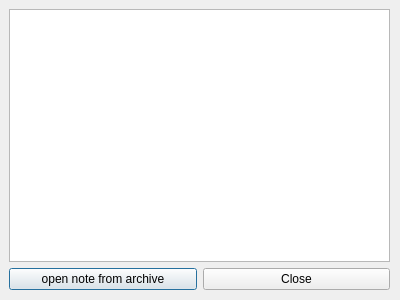
<?xml version="1.0" encoding="UTF-8"?>
<ui version="4.0">
 <class>ViweArchive</class>
 <widget class="QDialog" name="ViweArchive">
  <property name="geometry">
   <rect>
    <x>0</x>
    <y>0</y>
    <width>400</width>
    <height>300</height>
   </rect>
  </property>
  <property name="windowTitle">
   <string>Dialog</string>
  </property>
  <widget class="QWidget" name="">
   <property name="geometry">
    <rect>
     <x>9</x>
     <y>9</y>
     <width>381</width>
     <height>281</height>
    </rect>
   </property>
   <layout class="QVBoxLayout" name="verticalLayout">
    <item>
     <widget class="QTextBrowser" name="textBrowser"/>
    </item>
    <item>
     <layout class="QHBoxLayout" name="horizontalLayout">
      <item>
       <widget class="QPushButton" name="pushButton_2">
        <property name="text">
         <string>open note from archive</string>
        </property>
       </widget>
      </item>
      <item>
       <widget class="QPushButton" name="pushButton">
        <property name="text">
         <string>Close</string>
        </property>
       </widget>
      </item>
     </layout>
    </item>
   </layout>
  </widget>
 </widget>
 <resources/>
 <connections/>
</ui>
